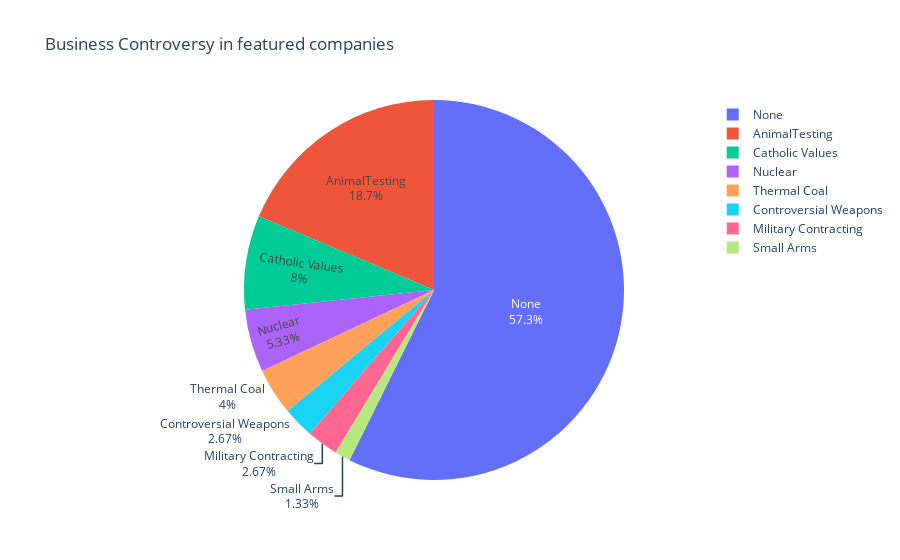

The notebook cell saved with this chart:
### Code cell
names = ['AnimalTesting', 'Catholic Values', 'Controversial Weapons',
       'Military Contracting', 'None', 'Nuclear', 'Small Arms', 'Thermal Coal']
values = [business_controversy_df['animalTesting'].sum() , business_controversy_df['catholicValues'].sum(), 
          business_controversy_df['controversialWeapons'].sum(),business_controversy_df['militaryContracting'].sum(), 
          business_controversy_df['None'].sum() ,business_controversy_df['Nuclear'].sum(),
          business_controversy_df['smallArms'].sum(),business_controversy_df['thermalCoal'].sum()]

# codebook_plotly_dapi.ipynb
fig = px.pie(total_business_controversy,
    values= values,
    names= names,
    title= 'Business Controversy in featured companies')

fig.update_traces(textposition='auto', textinfo='percent+label')
fig.show()

### Figure 1 — Plotly figure (JSON) as saved in the notebook; plotly's stock layout.template omitted (floating-point values rounded to 4 significant figures)
{"data": [{"domain": {"x": [0, 1], "y": [0, 1]}, "hovertemplate": "label=%{label}<br>value=%{value}<extra></extra>", "labels": ["AnimalTesting", "Catholic Values", "Controversial Weapons", "Military Contracting", "None", "Nuclear", "Small Arms", "Thermal Coal"], "legendgroup": "", "name": "", "showlegend": true, "textinfo": "percent+label", "textposition": "auto", "type": "pie", "values": [14, 6, 2, 2, 43, 4, 1, 3]}], "layout": {"legend": {"tracegroupgap": 0}, "title": {"text": "Business Controversy in featured companies"}}}
